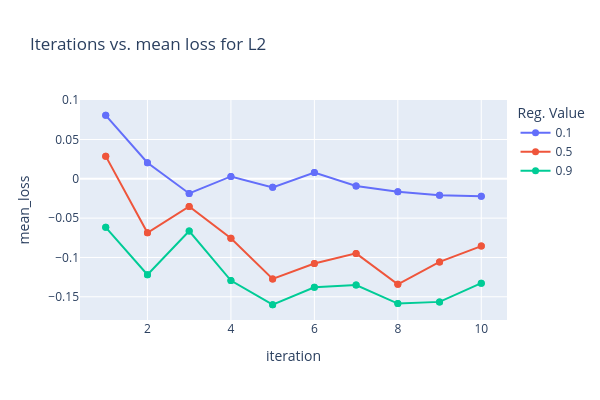
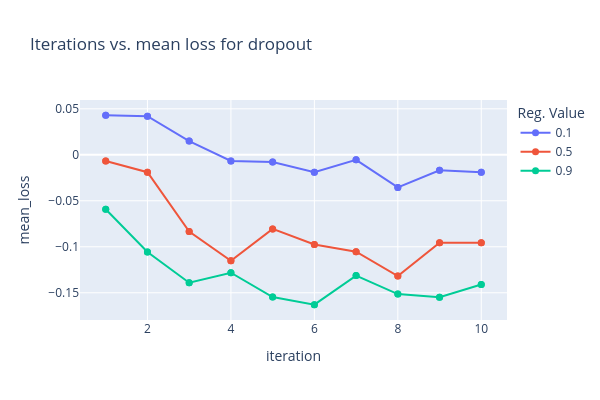

Notebook code for these charts, in order:
### Code cell
# Group by 'reg_type'
grouped_by_reg_type = summary_df.groupby('reg_type')

# Iterate over each group of reg_type
for reg_type, reg_type_group in grouped_by_reg_type:
    # Group by 'reg_value' within each reg_type group
    grouped_by_reg_value = reg_type_group.groupby('reg_value')
    
    # Create a figure for the current reg_type
    fig = go.Figure()
    
    # Iterate over each group of reg_value within the current reg_type group
    for reg_value, reg_value_group in grouped_by_reg_value:
        fig.add_trace(go.Scatter(x=reg_value_group['b_no'], y=reg_value_group['mean_loss'], 
                                 mode='lines+markers', name=reg_value,
                                 marker=dict(size=7)))
    
    fig.update_layout(legend=dict(title="Reg. Value"))
    fig.update_layout(title=f'Iterations vs. mean loss for {reg_type}',
                      xaxis_title='iteration',
                      yaxis_title='mean_loss',
                      width=600,  # Set width of the plot
                      height=400)  # Set height of the plot
    
    # Show the plot for the current reg_type
    fig.show()

### Figure 1 — Plotly figure (JSON) as saved in the notebook; plotly's stock layout.template omitted (floating-point values rounded to 4 significant figures)
{"data": [{"marker": {"size": 7}, "mode": "lines+markers", "name": "0.1", "type": "scatter", "x": [1, 1, 2, 2, 3, 3, 4, 4, 5, 5, 6, 6, 7, 7, 8, 8, 9, 9, 10, 10], "y": [0.0807, 0.0807, 0.02051, 0.02051, -0.0186, -0.0186, 0.003058, 0.003058, -0.01086, -0.01086, 0.008011, 0.008011, -0.009127, -0.009127, -0.01656, -0.01656, -0.02076, -0.02076, -0.02219, -0.02219]}, {"marker": {"size": 7}, "mode": "lines+markers", "name": "0.5", "type": "scatter", "x": [1, 1, 2, 2, 3, 3, 4, 4, 5, 5, 6, 6, 7, 7, 8, 8, 9, 9, 10, 10], "y": [0.02885, 0.02885, -0.06863, -0.06863, -0.03514, -0.03514, -0.07555, -0.07555, -0.1273, -0.1273, -0.1076, -0.1076, -0.09482, -0.09482, -0.1341, -0.1341, -0.1057, -0.1057, -0.08557, -0.08557]}, {"marker": {"size": 7}, "mode": "lines+markers", "name": "0.9", "type": "scatter", "x": [1, 1, 2, 2, 3, 3, 4, 4, 5, 5, 6, 6, 7, 7, 8, 8, 9, 9, 10, 10], "y": [-0.06169, -0.06169, -0.122, -0.122, -0.06635, -0.06635, -0.1294, -0.1294, -0.16, -0.16, -0.1379, -0.1379, -0.1351, -0.1351, -0.1587, -0.1587, -0.1565, -0.1565, -0.1326, -0.1326]}], "layout": {"height": 400, "legend": {"title": {"text": "Reg. Value"}}, "title": {"text": "Iterations vs. mean loss for L2"}, "width": 600, "xaxis": {"title": {"text": "iteration"}}, "yaxis": {"title": {"text": "mean_loss"}}}}

### Figure 2 — Plotly figure (JSON) as saved in the notebook; plotly's stock layout.template omitted (floating-point values rounded to 4 significant figures)
{"data": [{"marker": {"size": 7}, "mode": "lines+markers", "name": "0.1", "type": "scatter", "x": [1, 1, 2, 2, 3, 3, 4, 4, 5, 5, 6, 6, 7, 7, 8, 8, 9, 9, 10, 10], "y": [0.04284, 0.04284, 0.04188, 0.04188, 0.01491, 0.01491, -0.006737, -0.006737, -0.007801, -0.007801, -0.01898, -0.01898, -0.005511, -0.005511, -0.03547, -0.03547, -0.01695, -0.01695, -0.01895, -0.01895]}, {"marker": {"size": 7}, "mode": "lines+markers", "name": "0.5", "type": "scatter", "x": [1, 1, 2, 2, 3, 3, 4, 4, 5, 5, 6, 6, 7, 7, 8, 8, 9, 9, 10, 10], "y": [-0.006827, -0.006827, -0.01897, -0.01897, -0.08349, -0.08349, -0.1153, -0.1153, -0.08058, -0.08058, -0.09754, -0.09754, -0.1054, -0.1054, -0.1319, -0.1319, -0.0957, -0.0957, -0.0955, -0.0955]}, {"marker": {"size": 7}, "mode": "lines+markers", "name": "0.9", "type": "scatter", "x": [1, 1, 2, 2, 3, 3, 4, 4, 5, 5, 6, 6, 7, 7, 8, 8, 9, 9, 10, 10], "y": [-0.05914, -0.05914, -0.1057, -0.1057, -0.1391, -0.1391, -0.1282, -0.1282, -0.1547, -0.1547, -0.1629, -0.1629, -0.1313, -0.1313, -0.1514, -0.1514, -0.1548, -0.1548, -0.1411, -0.1411]}], "layout": {"height": 400, "legend": {"title": {"text": "Reg. Value"}}, "title": {"text": "Iterations vs. mean loss for dropout"}, "width": 600, "xaxis": {"title": {"text": "iteration"}}, "yaxis": {"title": {"text": "mean_loss"}}}}
